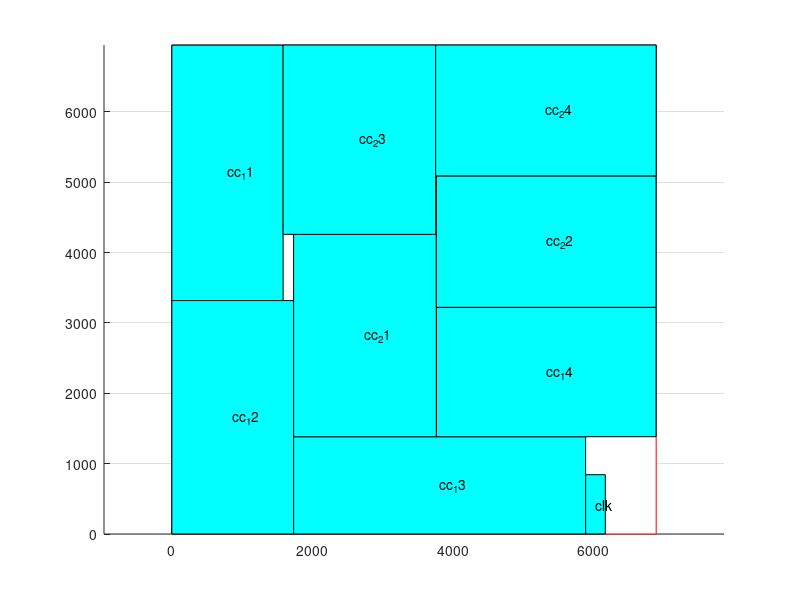

MATLAB code for this plot:
axis equal;
hold on
grid on

% area range
block_x = [ 0 0 6885 6885 0 ];
block_y = [ 0 6951 6951 0 0 ];
fill ( block_x, block_y, 'w', 'Edgecolor', 'r' );

% cc_11
block_x = [ 0 0 1582 1582 0 ];
block_y = [ 3318 6949 6949 3318 3318 ];
fill ( block_x, block_y, 'c' );
text ( 791, 5133.5, 'cc_11' );

% cc_12
block_x = [ 0 0 1731 1731 0 ];
block_y = [ 0 3318 3318 0 0 ];
fill ( block_x, block_y, 'c' );
text ( 865.5, 1659, 'cc_12' );

% cc_13
block_x = [ 1731 1731 5882 5882 1731 ];
block_y = [ 0 1383 1383 0 0 ];
fill ( block_x, block_y, 'c' );
text ( 3806.5, 691.5, 'cc_13' );

% cc_14
block_x = [ 3760 3760 6883 6883 3760 ];
block_y = [ 1383 3222 3222 1383 1383 ];
fill ( block_x, block_y, 'c' );
text ( 5321.5, 2302.5, 'cc_14' );

% cc_21
block_x = [ 1731 1731 3760 3760 1731 ];
block_y = [ 1383 4259 4259 1383 1383 ];
fill ( block_x, block_y, 'c' );
text ( 2745.5, 2821, 'cc_21' );

% cc_22
block_x = [ 3760 3760 6883 6883 3760 ];
block_y = [ 3222 5090 5090 3222 3222 ];
fill ( block_x, block_y, 'c' );
text ( 5321.5, 4156, 'cc_22' );

% cc_23
block_x = [ 1582 1582 3750 3750 1582 ];
block_y = [ 4259 6951 6951 4259 4259 ];
fill ( block_x, block_y, 'c' );
text ( 2666, 5605, 'cc_23' );

% cc_24
block_x = [ 3750 3750 6885 6885 3750 ];
block_y = [ 5090 6951 6951 5090 5090 ];
fill ( block_x, block_y, 'c' );
text ( 5317.5, 6020.5, 'cc_24' );

% clk
block_x = [ 5882 5882 6162 6162 5882 ];
block_y = [ 0 843 843 0 0 ];
fill ( block_x, block_y, 'c' );
text ( 6022, 421.5, 'clk' );
